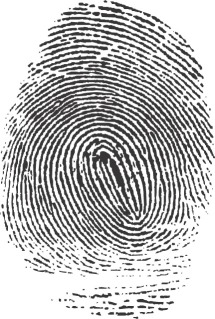
#> input picture fingerprint_samples/fingerprint_01.jpg, 215 x 319 px
$ python test_pipeline.py
#> lines starting #> are read from the running program, lines starting #| are printed output that depends on the picture; after the words box and inside, x2 and y2 are one past the last pixel; in counts of white or black regions, pixels touching at a corner belong together
### preprocessing.py
"""
Program Name: Preprocessing
Author: Clarence Navarro
Description: This module is responsible for preprocessing fingerprint images to prepare them for skeletonisation.
It does the following:
    1. Converts the image to grayscale.
    2. Resizes the image to a standard size.
    3. Improves contrast between foreground (ridges) and background by applying histogram equalization.
    4. Applies a small blur to reduce noise.
    5. Convert image to black and white.
    6. Removes small noise and fills minor gaps. DISABLED FOR NOW AS IT IS NOT WORKING WELL
    7. Removes small disconnected white regions not part of fingerprint ridges.
Output: Binary image with white fingerprint ridges and a black background
Date: 10/10/2026
"""

import cv2
import numpy as np

# Change INVERT to true if the original image has light ridges on dark background.
INVERT = False


def load_grayscale(path):
    """
    Method loads an image and converts it to grayscale.
    Returns the converted image.
    """
#> called with path = 'fingerprint_samples/fingerprint_01.jpg'

    # 1. Convert the fingerprint image to grayscale
    image = cv2.imread(path, cv2.IMREAD_GRAYSCALE)

    if image is None:
        raise ValueError("Could not read image: " + str(path))

    return image


def preprocess(image):
    """
    Preprocesses the fingerprint image to prepare it for skeletonisation.
    Returns a binary image with white ridges and black background
    """

    # 2. Resize the image to a standard size
    scale = 500 / max(image.shape)

    image = cv2.resize(
        image, None, fx=scale, fy=scale, interpolation=cv2.INTER_AREA
    )
#> image: shape (500, 337)

    # 3. Improve contrast between fingerprint ridges and background
    clahe = cv2.createCLAHE(
        clipLimit=2.0, tileGridSize=(8, 8)
    )

    image = clahe.apply(image)

    # 4. Apply a small blur to reduce image noise
    image = cv2.GaussianBlur(image, (3, 3), 0)

    # 5. Convert grayscale image to black and white
    if INVERT:
        threshold_mode = cv2.THRESH_BINARY
    else:
        threshold_mode = cv2.THRESH_BINARY_INV

    binary = cv2.adaptiveThreshold(image, 255,cv2.ADAPTIVE_THRESH_GAUSSIAN_C, threshold_mode, 15, 2)
#> binary: shape (500, 337); 35% white; 489 white regions (223 under 20 px), largest, box (x1, y1, x2, y2) and area: (60, 171, 247, 391) 10561, (59, 178, 177, 392) 2720, (12, 138, 286, 367) 2709

    # 6. Remove small noise and fill minor gaps
    # kernel = np.ones((3, 3), np.uint8)

    # binary = cv2.morphologyEx(
    #     # Remove small noise
    #     binary, cv2.MORPH_OPEN, kernel
    # )

    # binary = cv2.morphologyEx(
    #     # Fill minor gaps
    #     binary, cv2.MORPH_CLOSE, kernel
    # )

    # # 6. Remove small disconnected white regions
    count, labels, stats, _ = cv2.connectedComponentsWithStats(binary)
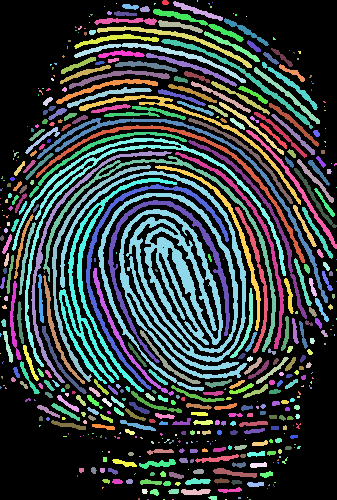
#> labels: shape (500, 337) int32; 490 distinct labels, from 0 to 489; one colour per label, 0 black
#> count = 490; stats = 490 rows, first 6: [0, 0, 337, 500, 109452], [162, 0, 7, 5, 29], [173, 1, 50, 20, 239], [197, 0, 1, 2, 2], [116, 3, 1, 1, 1], [154, 3, 2, 2, 3]
    minimum_area = 10 # Minimum area threshold for connected components

    # Start from 1 to skip the background label (0)
    for component in range(1, count):
        area = stats[component, cv2.CC_STAT_AREA]

        # Set small components to background
        if area < minimum_area:
            binary[labels == component] = 0
#> this loop made 489 passes
#> area on passes 1, 2, 8: 29, 239, 69
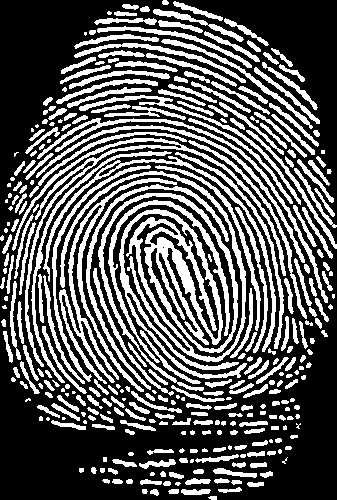
#> binary: shape (500, 337); 34.8% white; 329 white regions (63 under 20 px), largest, box (x1, y1, x2, y2) and area: (60, 171, 247, 391) 10561, (59, 178, 177, 392) 2720, (12, 138, 286, 367) 2709

    return binary

### algorithms/morphological.py
"""
Program Name: Morphological Thinning Algorithm
Author: Damisola Talabi
Description: This module implements the morphological thinning algorithm for skeletonisation of binary images.
Date: 10/10/2026
"""
import numpy as np

# ---------------------------------------------------------------------------
# STRUCTURING ELEMENTS
# ---------------------------------------------------------------------------
# These are the 8 "templates" the algorithm slides over the image.
# Each template is a 3x3 grid with three possible values:
#    1  = this position must be foreground (255) for a match
#    0  = this position must be background (0) for a match
#   -1  = don't care (ignore this position)
#
# The centre pixel (position [1][1]) is the pixel under consideration, and it
# is always 1 because we only ever try to delete foreground pixels.
#
# Each template describes one kind of edge pixel: the zeros mark the side the
# background is on, and the ones mark the foreground that keeps the pixel
# connected to the rest of the shape. The first two templates (NORTH and
# NORTHEAST) are the base templates; the other six are the same two rotated
# in 90 degree steps. Together the 8 peel off a single layer of edge pixels
# from every direction, while preserving connectivity.
# ---------------------------------------------------------------------------

_TEMPLATES = [
    # 1: North — background above, foreground below
    np.array([[ 0,  0,  0],
              [-1,  1, -1],
              [ 1,  1,  1]], dtype=np.int8),
    # 2: Northeast
    np.array([[-1,  0,  0],
              [ 1,  1,  0],
              [-1,  1, -1]], dtype=np.int8),
    # 3: East
    np.array([[ 1, -1,  0],
              [ 1,  1,  0],
              [ 1, -1,  0]], dtype=np.int8),
    # 4: Southeast
    np.array([[-1,  1, -1],
              [ 1,  1,  0],
              [-1,  0,  0]], dtype=np.int8),
    # 5: South
    np.array([[ 1,  1,  1],
              [-1,  1, -1],
              [ 0,  0,  0]], dtype=np.int8),
    # 6: Southwest
    np.array([[-1,  1, -1],
              [ 0,  1,  1],
              [ 0,  0, -1]], dtype=np.int8),
    # 7: West
    np.array([[ 0, -1,  1],
              [ 0,  1,  1],
              [ 0, -1,  1]], dtype=np.int8),
    # 8: Northwest
    np.array([[ 0,  0, -1],
              [ 0,  1,  1],
              [-1,  1, -1]], dtype=np.int8),
]

# Split each template into the two sets the hit-or-miss transform uses:
#   B1 = positions that must be foreground (the 1s in the template)
#   B2 = positions that must be background (the 0s in the template)
# The -1 "don't care" positions end up in neither set, so they are ignored.
_STRUCTURING_ELEMENTS = [(T == 1, T == 0) for T in _TEMPLATES]


def _hit_or_miss(img: np.ndarray, B1: np.ndarray, B2: np.ndarray) -> np.ndarray:
    """
    Hit-or-miss transform.
    Formula:  A ⊗ B = (A ⊖ B1) ∩ (A^c ⊖ B2)
    In words: "the pixel matches B1 on the foreground AND matches B2 on the
    background at the same time."
    """
    h, w = img.shape

    # Every pixel starts as "no match". We fill this in as we scan.
    result = np.ones((h - 2, w - 2), dtype=bool)

    # Loop over every INTERIOR pixel. We skip the outer border because a 3x3
    # template centred on a border pixel would run off the edge of the image.
    for dr in range(3):
        for dc in range(3):
            b1_val = B1[dr, dc]
            b2_val = B2[dr, dc]

            # The image region aligned with this template cell
            region = img[dr:dr + h - 2, dc:dc + w - 2]

            if b1_val == 1:
                result &= (region == 255)
            if b2_val == 1:
                result &= (region == 0)

    full = np.zeros((h, w), dtype=bool)
    full[1:-1, 1:-1] = result
    return full

def morphological_thinning(binary_img: np.ndarray) -> np.ndarray:
    """
    Skeletonise a binary image by repeated morphological thinning.

    Input:  2D uint8 array, ridges (foreground) = 255, background = 0.
    Output: 2D uint8 array, same shape, 1-pixel-wide skeleton = 255, background = 0.

    Algorithm: apply the 8 structuring elements in sequence. Each one removes
    a specific class of edge pixel. A full pass over all 8 strips one layer off
    the shape. Repeat until a full pass removes nothing — at that point the
    foreground is a skeleton.
    """
    # Normalise the input to a clean 0 / 255 uint8 array. Anything nonzero
    # becomes foreground. This makes the rest of the code's comparisons safe.
    img = (binary_img > 0).astype(np.uint8) * 255

    # Flag that tells us whether the last pass removed any pixels.
    # We keep looping as long as it stays True.
    changed = True


    while changed:


        # Assume this pass removes nothing. Any removal flips this to True.
        changed = False

        # Apply each of the 8 structuring elements in order. Crucially, each
        # element operates on the image as modified by the previous one, so
        # the shape shrinks progressively rather than all at once.
        for B1, B2 in _STRUCTURING_ELEMENTS:

            # Find every pixel currently matching this template.
            hits = _hit_or_miss(img, B1, B2)

            # If anything matched, delete those pixels (set them to background)
            # and record that the image changed this pass.
            if hits.any():
                img[hits] = 0
                changed = True
#> img: shape (500, 337); 8.6% white in thin lines or dots

    # img now holds the skeleton. Return it in the same format as the input.
    return img

### matching.py
"""
Program Name: Matching Algorithm
Author: Justin McGarr
Description:
Date:
"""
import numpy as np
import os
import math
import numpy as np
import cv2
import matplotlib.pyplot as plt
import json
from pathlib import Path

# ----------------------------------------------------------------------------
# Tunable parameters (pixel values assume the size preprocessing resizes to)
# ----------------------------------------------------------------------------
IMAGE_EXTS = (".png", ".jpg", ".jpeg", ".bmp", ".tif", ".tiff")

BORDER_MARGIN = 10        # px: ignore minutiae this close to the print edge
MIN_MINUTIA_DIST = 8      # px: minutiae closer than this are spurs/breaks -> removed
TRACE_STEPS = 10          # px: how far to follow a ridge to get its orientation

HOUGH_ANGLE_BIN = 10      # degrees
HOUGH_POS_BIN = 8         # px
HOUGH_TOP_K = 20           # number of candidate alignments to verify

PAIR_DIST_TOL = 12        # px: max distance for two minutiae to be a pair
PAIR_ANGLE_TOL = 20       # degrees: max orientation difference for a pair

MIN_DENOMINATOR = 12      # stops tiny overlaps from scoring ~100%

_template_cache = {}


# ----------------------------------------------------------------------------
# 1. Minutiae extraction (crossing number method)
# ----------------------------------------------------------------------------
_OFFSETS = [(-1, 0), (-1, 1), (0, 1), (1, 1), (1, 0), (1, -1), (0, -1), (-1, -1)]


def _crossing_number(skel):
    h, w = skel.shape
    s = np.pad(skel.astype(np.int8), 1)
    ring = [s[1 + dy:1 + dy + h, 1 + dx:1 + dx + w] for dy, dx in _OFFSETS]
    cn = np.zeros((h, w), dtype=np.int16)
    for i in range(8):
        cn += np.abs(ring[i] - ring[(i + 1) % 8])
    return cn // 2


def _region_masks(skel):
    """
    Returns (region, safe):
      region - area covered by the print (used for overlap checks)
      safe   - region shrunk by BORDER_MARGIN (minutiae outside are edge artefacts)
    """
    pad = 30
    padded = np.pad(skel.astype(np.uint8), pad)
    r = 10
    k_dil = cv2.getStructuringElement(cv2.MORPH_ELLIPSE, (2 * r + 1, 2 * r + 1))
    region = cv2.dilate(padded, k_dil)
    k_ero = cv2.getStructuringElement(
        cv2.MORPH_ELLIPSE, (2 * (r + BORDER_MARGIN) + 1,) * 2)
    safe = cv2.erode(region, k_ero)
    return region[pad:-pad, pad:-pad] > 0, safe[pad:-pad, pad:-pad] > 0


def _neighbours(skel, y, x):
    h, w = skel.shape
    out = []
    for dy, dx in _OFFSETS:
        ny, nx = y + dy, x + dx
        if 0 <= ny < h and 0 <= nx < w and skel[ny, nx]:
            out.append((ny, nx))
    return out


def _trace_angle(skel, y, x, start, steps=TRACE_STEPS):
    """Follow the ridge from (y, x) via `start`; return angle to the end point."""
    visited = {(y, x)}
    visited.update(n for n in _neighbours(skel, y, x) if n != start)
    cur = start
    for _ in range(steps):
        visited.add(cur)
        nxt = [n for n in _neighbours(skel, *cur) if n not in visited]
        if not nxt:
            break
        cur = nxt[0]
    return math.atan2(cur[0] - y, cur[1] - x)


def _ang_diff(a, b):
    """Smallest absolute difference between angles (radians), works on arrays."""
    d = np.abs(a - b) % (2 * np.pi)
    return np.minimum(d, 2 * np.pi - d)


def extract_minutiae(skel, safe):
    """
    Returns an (N, 4) array of [x, y, angle, type]; type 1 = ending, 3 = bifurcation.
    """
    cn = _crossing_number(skel)
    candidates = np.argwhere(skel & safe & ((cn == 1) | (cn == 3)))

    minutiae = []
    for y, x in candidates:
        branches = _neighbours(skel, y, x)
        if not branches:
            continue
        if cn[y, x] == 1:
            angle = _trace_angle(skel, y, x, branches[0])
            minutiae.append([x, y, angle, 1])
        else:
            if len(branches) < 3:
                continue
            angles = np.array([_trace_angle(skel, y, x, b) for b in branches])
            # The "stem" is the branch furthest from the other two
            spread = [sum(_ang_diff(a, o) for o in angles) for a in angles]
            minutiae.append([x, y, float(angles[int(np.argmax(spread))]), 3])

    if not minutiae:
        return np.zeros((0, 4))
    m = np.array(minutiae, dtype=np.float64)

    # Remove spurs / ridge breaks: any minutia with a close neighbour
    d = np.hypot(m[:, None, 0] - m[None, :, 0], m[:, None, 1] - m[None, :, 1])
    np.fill_diagonal(d, np.inf)
    return m[d.min(axis=1) >= MIN_MINUTIA_DIST]


def build_template(skeleton):
    """Skeleton (uint8, ridges = 255) -> dict with minutiae + region mask."""
    skel = np.asarray(skeleton)
    if skel.ndim == 3:
        skel = cv2.cvtColor(skel, cv2.COLOR_BGR2GRAY)
    skel = skel > 127          # tolerant of JPEG artefacts in saved skeletons
#> skel: shape (500, 337) bool; 8.6% white in thin lines or dots
    region, safe = _region_masks(skel)
#> in _region_masks, `padded = np.pad(skel.astype(np.uint8), pad)`:
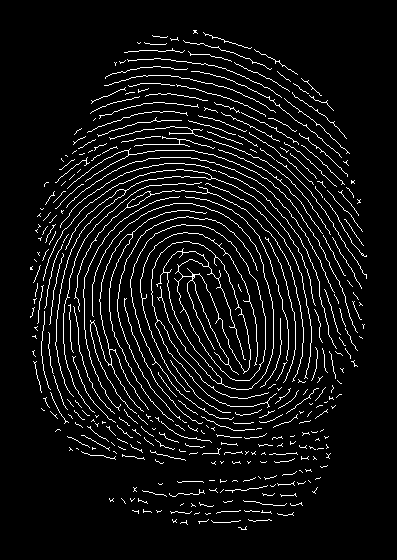
#> padded: shape (560, 397); values 0 (black) and 1 (white), 6.5% white in thin lines or dots, all inside (x1, y1, x2, y2) = (30, 30, 367, 530)
#> region: shape (500, 337) bool; 84.1% white; 8 black regions (2 under 20 px), largest, box (x1, y1, x2, y2) and area: (0, 0, 113, 175) 7983, (0, 364, 136, 500) 7365, (198, 0, 337, 161) 6025, (246, 342, 337, 500) 5308, (156, 433, 175, 442) 76, (133, 438, 155, 445) 56
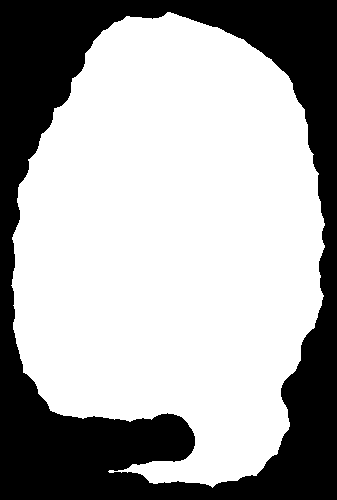
#> safe: shape (500, 337) bool; 66% white; 1 black region, box (x1, y1, x2, y2) and area: (0, 0, 337, 500) 57369
    return {"minutiae": extract_minutiae(skel, safe), "region": region}
#> in _crossing_number, `s = np.pad(skel.astype(np.int8), 1)`:
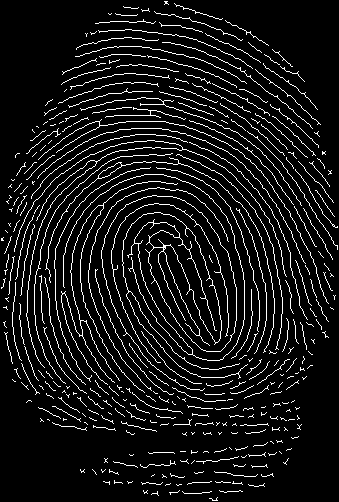
#> s: shape (502, 339) int8; values 0 (black) and 1 (white), 8.5% white in thin lines or dots
#> in _crossing_number, `ring = [s[1 + dy:1 + dy + h, 1 + dx:1 + dx + w] for dy, dx in _OFFSETS]`: ring = 8 items
#> after the loop in _crossing_number, `for i in range(8):`:
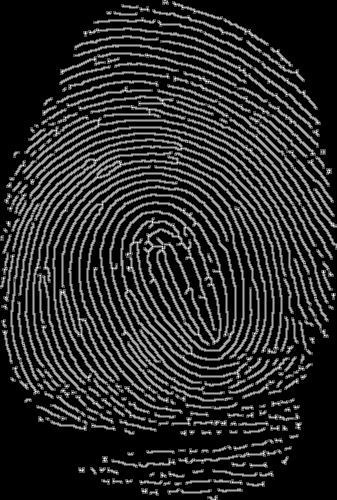
#> cn: shape (500, 337) int16; min 0, max 6, mean 0.973; drawn with min black and max white
#> in extract_minutiae, `candidates = np.argwhere(skel & safe & ((cn == 1) | (cn == 3)))`: candidates = 762 pairs, first value 18 to 482, second value 14 to 317
#> the loop in extract_minutiae, `for y, x in candidates:` made 762 passes
#> (y, x, branches, angles, spread) on passes 2, 5, 9: (20, 142, [(19, 142), (20, 143), (20, 141)], [-1.57, 0.0907, 3.05], [3.32, 4.62, 4.62]), (24, 160, [(23, 160), (24, 161), (25, 160)], [-2.16, 0, 1.57], [4.71, 3.73, 4.12]), (32, 222, [(31, 222), (32, 223), (33, 222)], [-2.6, 0.266, 1.57], [4.98, 4.17, 3.42])
#> in extract_minutiae, `np.fill_diagonal(d, np.inf)`:
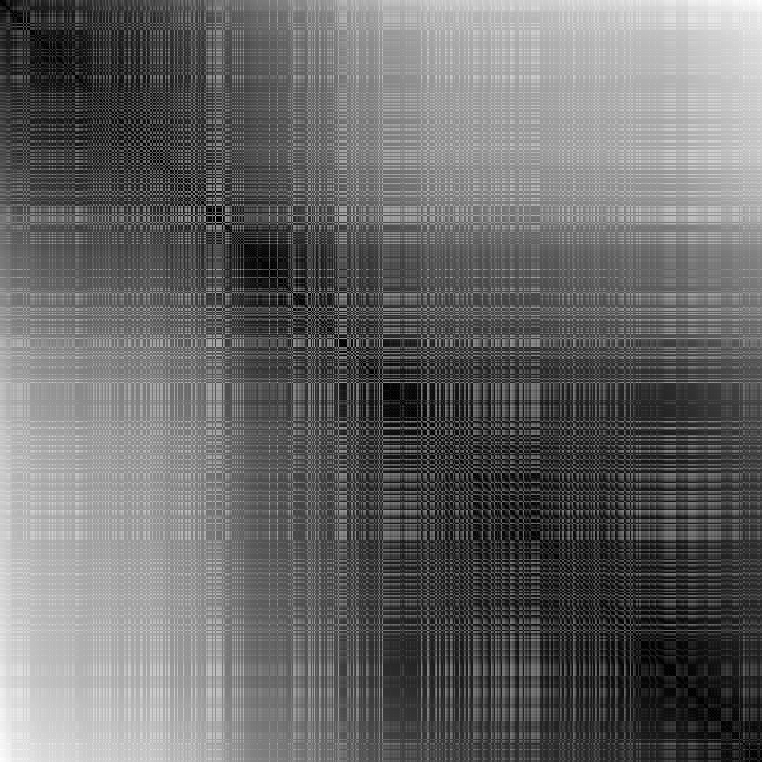
#> d: shape (762, 762) float64; 0.13% of the values are NaN or infinite; the others: min 1, max 470.7, mean 193.5; drawn with min black, max white, NaN and infinite black


# ----------------------------------------------------------------------------
# 2. Alignment (Hough voting) and scoring
# ----------------------------------------------------------------------------
# [235 lines left out: functions _rotate, _hough_candidates, _pair_up, _count_inside, _evaluate, compare_templates and 3 more, not called in this run]

### database.py
"""
Program Name: Database (JSON storage layer)
Author: Damisola Talabi
Description: JSON-backed storage for fingerprints, minutiae, matching results,
             and performance metrics. Replaces an earlier SQL design because
             JSON requires no server, is collab-friendly in git, and is
             appropriate for this project's small data volume.
Date: 18/10/2026
"""
import json
import os
from datetime import datetime

DATA_DIR = "imgDATA"  # Directory to store JSON files

# One file per category — keeps writes small and git diffs readable.
_FILES = {
    "fingerprints": os.path.join(DATA_DIR, "fingerprints.json"),
    "minutiae":     os.path.join(DATA_DIR, "minutiae.json"),
    "results":      os.path.join(DATA_DIR, "results.json"),
    "metrics":      os.path.join(DATA_DIR, "metrics.json"),
}


def _ensure_initialised():
    """Create the data directory and empty JSON files if they don't exist."""
    os.makedirs(DATA_DIR, exist_ok=True)
    for key, path in _FILES.items():
        if not os.path.exists(path):
            with open(path, "w") as f:
                json.dump({key: []}, f, indent=2)


def _load(category):
    """Read a category's JSON file and return the list of records."""
    _ensure_initialised()
    with open(_FILES[category], "r") as f:
        return json.load(f)[category]


def _save(category, records):
    """Write the list of records back to the category's JSON file."""
    with open(_FILES[category], "w") as f:
        json.dump({category: records}, f, indent=2)


# Fingerprints
# -------------------
# [14 lines left out: function add_fingerprint, not called in this run]


def get_fingerprint(fingerprint_id):
    """Return a fingerprint record by ID, or None."""
    for r in _load("fingerprints"):
        if r["fingerprint_id"] == fingerprint_id:
            return r
    return None

def get_all_fingerprints():
    """Return every fingerprint record."""
    return _load("fingerprints")


# [8 lines left out: function find_by_skeleton_filename, not called in this run]

def update_processed_images(fingerprint_id, algorithm, binarised=None, skeletonised=None):
    """Attach algorithm-specific processed image paths."""
    records = _load("fingerprints")
    for r in records:
        if r["fingerprint_id"] == fingerprint_id:
            r["processed_images"].setdefault("binarised", {})
            r["processed_images"].setdefault("skeletonised", {})
            if binarised:
                r["processed_images"]["binarised"][algorithm] = binarised
            if skeletonised:
                r["processed_images"]["skeletonised"][algorithm] = skeletonised
            break
    _save("fingerprints", records)


# Minutiae
# ---------------------
def save_minutiae(fingerprint_id, algorithm, features):
    """Store extracted minutiae for a fingerprint.
    features = list of dicts: {type, x, y, orientation_deg}
    """
    records = _load("minutiae")
    records.append({
        "fingerprint_id": fingerprint_id,
        "extracted_at": datetime.now().isoformat(timespec="seconds"),
        "algorithm": algorithm,
        "features": features,
    })
    _save("minutiae", records)


# [33 lines left out: functions get_minutiae, save_match_result, not called in this run]

# Performance metrics
# ---------------------------------
def save_metric(fingerprint_id, algorithm, execution_time_ms, minutiae_count, accuracy=None):
    """Record a performance measurement for one algorithm on one fingerprint."""
    records = _load("metrics")
    records.append({
        "fingerprint_id": fingerprint_id,
        "algorithm": algorithm,
        "execution_time_ms": execution_time_ms,
        "minutiae_count": minutiae_count,
        "accuracy": accuracy,
        "recorded_at": datetime.now().isoformat(timespec="seconds"),
    })
    _save("metrics", records)


def get_metrics_for_algorithm(algorithm):
    """Return all metrics recorded for a given algorithm."""
    return [m for m in _load("metrics") if m["algorithm"] == algorithm]

def register_output(fingerprint_id, subject_id, original_path, algorithm,
                    skeleton_path, minutiae_features, metadata=None):
    """One-call registration of an algorithm's output."""
    if get_fingerprint(fingerprint_id) is None:
#> (reads imgDATA/fingerprints.json from the repository)
        add_fingerprint(fingerprint_id, subject_id, original_path,
                        metadata=metadata or {})
    update_processed_images(fingerprint_id, algorithm,
                            skeletonised=skeleton_path)
    save_minutiae(fingerprint_id, algorithm, minutiae_features)
#> (reads imgDATA/minutiae.json from the repository)

### test_pipeline.py
import cv2
import time
import os
import math
import database as db
from preprocessing import load_grayscale, preprocess
from algorithms.morphological import morphological_thinning
from matching import build_template

ALGORITHM = "morphological_thinning"
MINUTIA_TYPES = {1: "ridge_ending", 3: "bifurcation"}

os.makedirs(f"imgDATA/processed/{ALGORITHM}", exist_ok=True)

SAMPLES = [
    ("fp_001", "subject_001", "fingerprint_samples/fingerprint_01.jpg"),
    ("fp_002", "subject_002", "fingerprint_samples/fingerprint_02.jpg"),
]

for fid, sid, path in SAMPLES:
    gray = load_grayscale(path)
    binary = preprocess(gray)

    start = time.perf_counter()
    skeleton = morphological_thinning(binary)
    elapsed_ms = (time.perf_counter() - start) * 1000

    skel_path = f"imgDATA/processed/{ALGORITHM}/{fid}_skeleton.png"
    cv2.imwrite(skel_path, skeleton)

    template = build_template(skeleton)
    features = [
        {
            "type": MINUTIA_TYPES[int(m[3])],
            "x": int(m[0]),
            "y": int(m[1]),
            "orientation_deg": round(math.degrees(m[2]), 1),
        }
        for m in template["minutiae"]
    ]

    db.register_output(fid, sid, path, ALGORITHM, skel_path, features)
    db.save_metric(fid, ALGORITHM, elapsed_ms, minutiae_count=len(features))
#> (reads imgDATA/metrics.json from the repository)

    print(f"{fid}: {elapsed_ms:.1f} ms, {len(features)} minutiae -> {skel_path}")
#| fp_001: 70.1 ms, 43 minutiae -> imgDATA/processed/morphological_thinning/fp_001_skeleton.png
